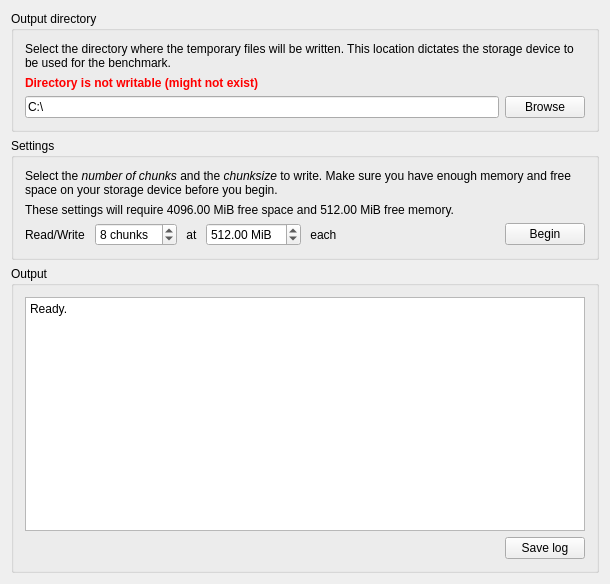
<?xml version="1.0" encoding="UTF-8"?>
<ui version="4.0">
 <class>MainWindow</class>
 <widget class="QMainWindow" name="MainWindow">
  <property name="geometry">
   <rect>
    <x>0</x>
    <y>0</y>
    <width>610</width>
    <height>584</height>
   </rect>
  </property>
  <property name="windowTitle">
   <string>MainWindow</string>
  </property>
  <widget class="QWidget" name="centralWidget">
   <layout class="QVBoxLayout" name="verticalLayout_3">
    <item>
     <widget class="QGroupBox" name="groupBox_3">
      <property name="title">
       <string>Output directory</string>
      </property>
      <layout class="QVBoxLayout" name="verticalLayout_2">
       <item>
        <widget class="QLabel" name="label_4">
         <property name="text">
          <string>&lt;html&gt;&lt;head/&gt;&lt;body&gt;&lt;p&gt;Select the directory where the temporary files will be written. This location dictates the storage device to be used for the benchmark.&lt;/p&gt;&lt;/body&gt;&lt;/html&gt;</string>
         </property>
         <property name="scaledContents">
          <bool>false</bool>
         </property>
         <property name="alignment">
          <set>Qt::AlignLeading|Qt::AlignLeft|Qt::AlignTop</set>
         </property>
         <property name="wordWrap">
          <bool>true</bool>
         </property>
        </widget>
       </item>
       <item>
        <widget class="QLabel" name="outputError">
         <property name="enabled">
          <bool>true</bool>
         </property>
         <property name="text">
          <string>&lt;html&gt;&lt;head/&gt;&lt;body&gt;&lt;p&gt;&lt;span style=&quot; font-weight:600; color:#ff0000;&quot;&gt;Directory is not writable (might not exist)&lt;/span&gt;&lt;/p&gt;&lt;/body&gt;&lt;/html&gt;</string>
         </property>
        </widget>
       </item>
       <item>
        <layout class="QHBoxLayout" name="horizontalLayout_3">
         <item>
          <widget class="QLineEdit" name="inputOutFile">
           <property name="text">
            <string>C:\</string>
           </property>
          </widget>
         </item>
         <item>
          <widget class="QPushButton" name="inputBrowse">
           <property name="text">
            <string>Browse</string>
           </property>
          </widget>
         </item>
        </layout>
       </item>
      </layout>
     </widget>
    </item>
    <item>
     <widget class="QGroupBox" name="groupBox_4">
      <property name="title">
       <string>Settings</string>
      </property>
      <layout class="QVBoxLayout" name="verticalLayout">
       <item>
        <widget class="QLabel" name="label_5">
         <property name="text">
          <string>&lt;html&gt;&lt;head/&gt;&lt;body&gt;&lt;p&gt;Select the &lt;span style=&quot; font-style:italic;&quot;&gt;number of chunks&lt;/span&gt; and the &lt;span style=&quot; font-style:italic;&quot;&gt;chunksize&lt;/span&gt; to write. Make sure you have enough memory and free space on your storage device before you begin.&lt;/p&gt;&lt;/body&gt;&lt;/html&gt;</string>
         </property>
         <property name="wordWrap">
          <bool>true</bool>
         </property>
        </widget>
       </item>
       <item>
        <widget class="QLabel" name="noticeReq">
         <property name="text">
          <string>&lt;html&gt;&lt;head/&gt;&lt;body&gt;&lt;p&gt;These settings will require 4096.00 MiB free space and 512.00 MiB free memory.&lt;/p&gt;&lt;/body&gt;&lt;/html&gt;</string>
         </property>
         <property name="wordWrap">
          <bool>true</bool>
         </property>
        </widget>
       </item>
       <item>
        <layout class="QHBoxLayout" name="horizontalLayout_2">
         <item>
          <widget class="QLabel" name="label">
           <property name="text">
            <string>Read/Write </string>
           </property>
          </widget>
         </item>
         <item>
          <widget class="QSpinBox" name="inputCount">
           <property name="suffix">
            <string> chunks</string>
           </property>
           <property name="minimum">
            <number>1</number>
           </property>
           <property name="maximum">
            <number>32</number>
           </property>
           <property name="value">
            <number>8</number>
           </property>
          </widget>
         </item>
         <item>
          <widget class="QLabel" name="label_2">
           <property name="text">
            <string> at </string>
           </property>
          </widget>
         </item>
         <item>
          <widget class="QDoubleSpinBox" name="inputSize">
           <property name="suffix">
            <string> MiB</string>
           </property>
           <property name="minimum">
            <double>128.000000000000000</double>
           </property>
           <property name="maximum">
            <double>4096.000000000000000</double>
           </property>
           <property name="singleStep">
            <double>128.000000000000000</double>
           </property>
           <property name="value">
            <double>512.000000000000000</double>
           </property>
          </widget>
         </item>
         <item>
          <widget class="QLabel" name="label_3">
           <property name="text">
            <string> each</string>
           </property>
          </widget>
         </item>
         <item>
          <spacer name="horizontalSpacer">
           <property name="orientation">
            <enum>Qt::Horizontal</enum>
           </property>
           <property name="sizeHint" stdset="0">
            <size>
             <width>40</width>
             <height>20</height>
            </size>
           </property>
          </spacer>
         </item>
         <item>
          <widget class="QPushButton" name="inputWrite">
           <property name="enabled">
            <bool>true</bool>
           </property>
           <property name="text">
            <string>Begin</string>
           </property>
          </widget>
         </item>
        </layout>
       </item>
      </layout>
     </widget>
    </item>
    <item>
     <widget class="QGroupBox" name="groupBox_2">
      <property name="title">
       <string>Output</string>
      </property>
      <layout class="QVBoxLayout" name="verticalLayout_4">
       <item>
        <widget class="QPlainTextEdit" name="output">
         <property name="readOnly">
          <bool>true</bool>
         </property>
         <property name="plainText">
          <string>Ready.</string>
         </property>
        </widget>
       </item>
       <item>
        <layout class="QHBoxLayout" name="horizontalLayout_4">
         <item>
          <spacer name="horizontalSpacer_3">
           <property name="orientation">
            <enum>Qt::Horizontal</enum>
           </property>
           <property name="sizeHint" stdset="0">
            <size>
             <width>40</width>
             <height>20</height>
            </size>
           </property>
          </spacer>
         </item>
         <item>
          <widget class="QPushButton" name="inputSaveLog">
           <property name="text">
            <string>Save log</string>
           </property>
          </widget>
         </item>
        </layout>
       </item>
      </layout>
     </widget>
    </item>
   </layout>
  </widget>
 </widget>
 <layoutdefault spacing="6" margin="11"/>
 <resources/>
 <connections/>
</ui>
